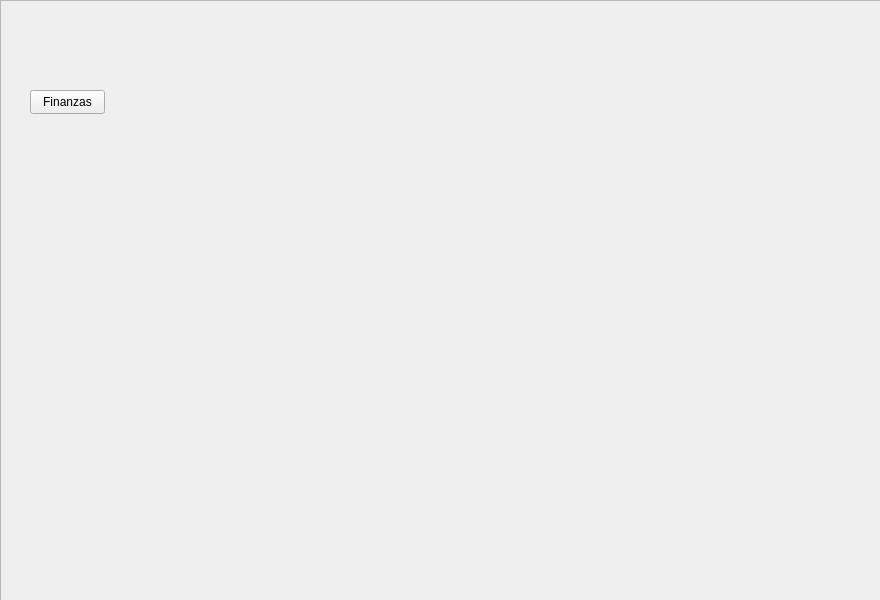
<?xml version="1.0" encoding="UTF-8"?>
<ui version="4.0">
 <class>MainWindow</class>
 <widget class="QMainWindow" name="MainWindow">
  <property name="geometry">
   <rect>
    <x>0</x>
    <y>0</y>
    <width>880</width>
    <height>600</height>
   </rect>
  </property>
  <property name="windowTitle">
   <string>Main</string>
  </property>
  <widget class="QWidget" name="centralwidget">
   <widget class="QFrame" name="contenedorPrincipal">
    <property name="geometry">
     <rect>
      <x>0</x>
      <y>0</y>
      <width>881</width>
      <height>601</height>
     </rect>
    </property>
    <property name="frameShape">
     <enum>QFrame::StyledPanel</enum>
    </property>
    <property name="frameShadow">
     <enum>QFrame::Raised</enum>
    </property>
    <widget class="QPushButton" name="btnFinanzas">
     <property name="geometry">
      <rect>
       <x>30</x>
       <y>90</y>
       <width>75</width>
       <height>24</height>
      </rect>
     </property>
     <property name="text">
      <string>Finanzas</string>
     </property>
    </widget>
   </widget>
  </widget>
 </widget>
 <resources/>
 <connections/>
</ui>
